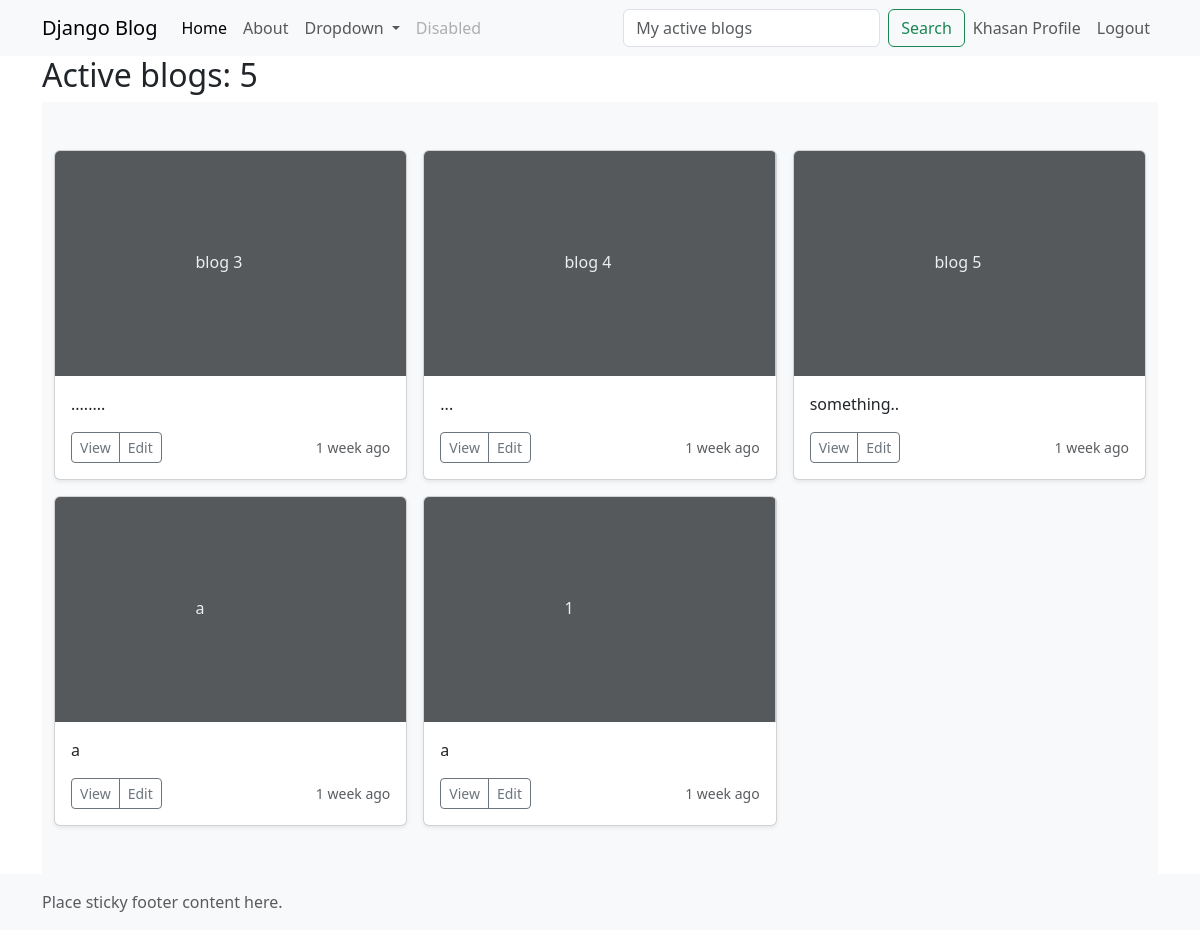
Screenshot of /my_active_blogs/ (signed in) with the database file from the repository.
### blog/models/user.py (models this page shows, shortened)
class CustomUser(AbstractUser):
    phone = models.CharField(unique=True)
    USERNAME_FIELD = 'phone'
    REQUIRED_FIELDS = ['username']

### blog/models/blog.py (models this page shows, shortened)
class Blog(models.Model):
    TYPE = {
        'Journal': 'Journal',
        "Life updates": 'Life updates',
        'Travel stories': 'Travel stories',
        'Personal growth': 'Personal growth'
    }
    author = models.ForeignKey(AUTH_USER_MODEL, on_delete=models.CASCADE)
    title = models.CharField(max_length=200, verbose_name='Title')
    content = models.TextField(verbose_name='Description')
    image = models.ImageField(upload_to='blog_images/', blank=True, null=True)
    is_active = models.BooleanField(default=True)
    type = models.CharField(max_length=50, choices=TYPE, default='Journal')
    created_at = models.DateTimeField(auto_now_add=True)
    updated_at = models.DateTimeField(auto_now=True)
    class Meta:
        permissions = [
            ('can_all_manage', 'Can all changed models')
        ]

### blog/views.py (the view)
# urls.py: path('my_active_blogs/', views.my_active_blogs, name='my_active_blogs'),
@login_required
def my_active_blogs(request):
    blogs = Blog.objects.filter(is_active=True, author=request.user)
    search = request.GET.get('my_active_query')
    if search:
        blogs = Blog.objects.filter(title__icontains=search, is_active=False, author=request.user)
    context = {
        "blogs": blogs,
    }
    return render(request, template_name='blog/my_blogs.html', context=context)

### templates/blog/my_blogs.html (shortened to what this page needs)
{% extends 'blog/base.html' %}
{% block search %}
    <form class="d-flex" role="search">
        <input class="form-control me-2" name="my_active_query" type="search" placeholder="My active blogs"
               aria-label="Search" required/>
        <button class="btn btn-outline-success" type="submit">Search</button>
    </form>
{% endblock %}
{% block content %}
    <h2>Active blogs: {{ blogs.count }}</h2>
    <div class="album py-5 bg-body-tertiary">
        <div class="container">
            <div class="row row-cols-1 row-cols-sm-2 row-cols-md-3 g-3">
                {% for blog in blogs %}
                    <div class="col">
                        <div class="card shadow-sm">
                            {% if blog.image %}
                                <img class="img-cover" src="{{ blog.image.url }}" alt="rasm">
                            {% else %}
                                <svg aria-label="Placeholder: Thumbnail"
                                     class="bd-placeholder-img card-img-top"
                                     height="225"
                                     preserveAspectRatio="xMidYMid slice" role="img"
                                     width="100%"
                                     xmlns="http://www.w3.org/2000/svg"><title>
                                    Placeholder</title>
                                    <rect width="100%" height="100%" fill="#55595c"></rect>
                                    <text x="40%" y="50%" fill="#eceeef"
                                          dy=".3em">{{ blog.title }}</text>
                                </svg>
                            {% endif %}
                            <div class="card-body">
                                <p class="card-text">{{ blog.content|truncatechars:128 }}</p>
                                <div class="d-flex justify-content-between align-items-center">
                                    <div class="btn-group">
                                        <a href="{% url 'detail' blog.id %}" class="btn btn-sm btn-outline-secondary">View</a>
                                        <a href="{% url 'update' blog.id %}" type="button"
                                           class="btn btn-sm btn-outline-secondary">Edit</a>
                                    </div>
                                    <small class="text-body-secondary">{{ blog.created_at|timesince }} ago</small></div>
                            </div>
                        </div>
                    </div>
                {% endfor %}
            </div>
        </div>
    </div>
{% endblock %}

### templates/blog/base.html (shortened to what this page needs)
{% load static %}
{% load crispy_forms_tags %}
<!doctype html>
<html lang="en" class="h-100" data-bs-theme="light">
<head>
    <link rel="stylesheet" href="{% static 'blog/main.css' %}">
    <link href="https://cdn.jsdelivr.net/npm/bootstrap@5.3.6/dist/css/bootstrap.min.css" rel="stylesheet"
>
    <link rel="stylesheet" href="https://cdn.jsdelivr.net/npm/bootstrap-icons@1.13.1/font/bootstrap-icons.min.css">
</head>
<body class="d-flex flex-column h-100">
<nav class="navbar navbar-expand-lg bg-body-tertiary">
    <div class="container">
        <a class="navbar-brand" href="#">Django Blog</a>
        <div class="collapse navbar-collapse" id="navbarSupportedContent">
            {% if user.is_authenticated %}
                <ul class="navbar-nav me-auto mb-2 mb-lg-0">
                    <li class="nav-item">
                        <a class="nav-link active" aria-current="page" href="{% url 'home' %}">Home</a>
                    </li>
                    <li class="nav-item">
                        <a class="nav-link" href="{% url 'about' %}">About</a>
                    </li>
                    <li class="nav-item dropdown">
                        <a class="nav-link dropdown-toggle" href="#" role="button" data-bs-toggle="dropdown"
                           aria-expanded="false">
                            Dropdown
                        </a>
                    </li>
                    <li class="nav-item">
                        <a class="nav-link disabled" aria-disabled="true">Disabled</a>
                    </li>
                </ul>
                {% block search %}
                {% endblock %}
                <ul class="navbar-nav me-right mb-2 mb-lg-0">
                    <li class="nav-item">
                        <a class="nav-link" href="{% url 'profile' %}">{{ user.username|capfirst }} Profile</a>
                    </li>
                    <li class="nav-item">
                        <a class="nav-link" href="{% url 'site_logout' %}">Logout</a>
                    </li>
                </ul>
            {% endif %}
        </div>
    </div>
</nav>
<div class="container">
    {% block content %}
    {% endblock %}
</div>
{% include 'blog/footer.html' %}
</body>
</html>

### rows the page displays
CustomUser: username "Khasan"
Blog: title "blog 3", content "........", created_at "1 week"
Blog: title "blog 4", content "...", created_at "1 week"
Blog: title "blog 5", content "something..", created_at "1 week"
Blog: title "a", content "a", created_at "1 week"
Blog: title "1", content "a", created_at "1 week"

### other values shown
{{ blogs.count }} "5"
